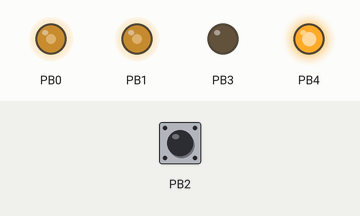
This sketch was run on a simulated ATtiny85, built with avr-gcc and run on an emulated ATtiny85. Parts: output pins drawn as LEDs (lit = HIGH). Inputs (shaded band) come from the test bench; at power-on: PB2 HIGH. Sleep ends after the set time or at an interrupt.

Above: at 0.8 s.
0.9 s: PB2 pulled LOW for 0.15 s
At 1.8 s:
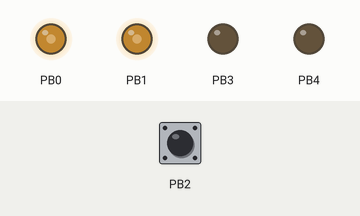
2.5 s: PB2 pulled LOW for 1 s
At 2.8 s:
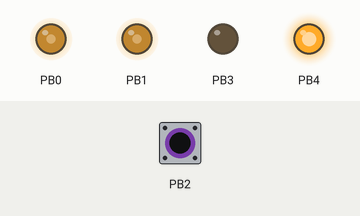
6.5 s: PB2 pulled LOW for 3.2 s
At 7.3 s:
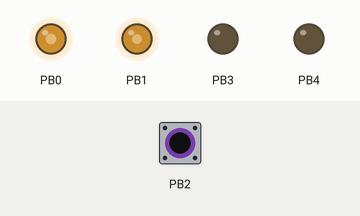
Timing chart, 0 to 9.5 s (numbered marks = the images above; inputs shaded):
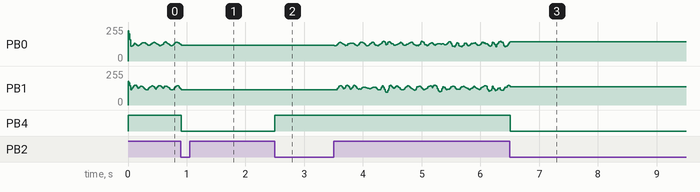

The sketch:

TinyCandle.ino
```cpp
// (licence header left out)
// ===================================================================================
// Libraries and Definitions
// ===================================================================================

// Libraries
#include <avr/io.h>               // for GPIO
#include <avr/sleep.h>            // for sleep modes
#include <avr/interrupt.h>        // for interrupts
#include <util/delay.h>           // for delays

// Pin definitions
#define LED0          PB0         // pin connected to LED 1/2
#define LED1          PB1         // pin connected to LED 3/4
#define BUTTON        PB2         // pin connected to button
#define UNUSEDPIN     PB3         // unused pin
#define MOSFET        PB4         // pin connected to MOSFET

// Less delay accuracy saves 16 bytes flash
#define __DELAY_BACKWARD_COMPATIBLE__ 1

// ===================================================================================
// Pseudo Random Number Generator (adapted from Łukasz Podkalicki)
// ===================================================================================

// Start state (any nonzero value will work)
uint16_t rn = 0xACE1;

// Pseudo random number generator
uint16_t prng(uint16_t maxvalue) {
  rn = (rn >> 0x01) ^ (-(rn & 0x01) & 0xB400);
  return(rn % maxvalue);
}

// ===================================================================================
// Candle Simulation Implementation (adapted from Mark Sherman)
// ===================================================================================

// Candle simulation parameters
#define MINUNCALM     ( 5 * 256)
#define MAXUNCALM     (60 * 256)
#define UNCALMINC     10
#define MAXDEV        100
#define CANDLEDELAY   15

// Some variables
int16_t centerx = MAXDEV;
int16_t centery = MAXDEV / 2;
int16_t xvel = 0;
int16_t yvel = 0;
uint16_t uncalm =   MINUNCALM;
int16_t uncalmdir = UNCALMINC;
uint8_t cnt = 0;

// Candle simulation
void updateCandle() {
  int16_t movx=0;
  int16_t movy=0;

  // Random trigger brightness oscillation, if at least half uncalm
  if(uncalm > (MAXUNCALM / 2)) {
    if(prng(2000) < 5) uncalm = MAXUNCALM * 2;  //occasional 'bonus' wind
  }

  // Random poke, intensity determined by uncalm value (0 is perfectly calm)
  movx = prng(uncalm >> 8) - (uncalm >> 9);
  movy = prng(uncalm >> 8) - (uncalm >> 9);

  // If reach most calm value, start moving towards uncalm
  if(uncalm < MINUNCALM) uncalmdir =  UNCALMINC;

  // If reach most uncalm value, start going towards calm
  if(uncalm > MAXUNCALM) uncalmdir = -UNCALMINC;
  uncalm += uncalmdir;

  // Move center of flame by the current velocity
  centerx += movx + (xvel >> 2);
  centery += movy + (yvel >> 2);

  // Range limits
  if(centerx < -MAXDEV) centerx = -MAXDEV;
  if(centerx >  MAXDEV) centerx =  MAXDEV;
  if(centery < -MAXDEV) centery = -MAXDEV;
  if(centery >  MAXDEV) centery =  MAXDEV;

  // Counter
  cnt++;
  if(!(cnt & 3)) {
    // Attenuate velocity 1/4 clicks
    xvel = (xvel * 999) / 1000;
    yvel = (yvel * 999) / 1000;
  }

  // Apply acceleration towards center, proportional to distance from center
  // (spring motion; hooke's law)
  xvel -= centerx;
  yvel -= centery;

  // Set LEDs
  OCR0A = 128 + centerx;
  OCR0B = 128 + centery;
}

// ===================================================================================
// Main Function
// ===================================================================================

// Main function
int main(void) {
  // PWM setup
  TCCR0A = (1<<COM0A1) | (1<<COM0B1)    // clear OC0A/OC0B on compare match, set at TOP
         | (1<<WGM01)  | (1<<WGM00);    // fast PWM 0x00 - 0xff
  TCCR0B = (1<<CS00);                   // start timer without prescaler

  // Setup pins
  DDRB   = (1<<LED0) | (1<<LED1)        // LED pins as output
         | (1<<MOSFET)                  // MOSFET pin as output
         | (1<<UNUSEDPIN);              // unused pin to output low to save power
  PORTB  = (1<<BUTTON) | (1<<MOSFET);   // pullup for button + MOSFET on

  // Setup pin change interrupt
  GIMSK = (1<<PCIE);                    // turn on pin change interrupts
  PCMSK = (1<<BUTTON);                  // pin change interrupt on button pin
  sei();                                // enable global interrupts

  // Disable unused peripherals to save power
  ADCSRA = 0;                           // disable ADC
  ACSR   = (1<<ACD);                    // disable analog comperator
  PRR    = (1<<PRADC);                  // shut down ADC
  set_sleep_mode (SLEEP_MODE_PWR_DOWN); // set sleep mode to power down

  // Main loop
  while(1) {
    updateCandle();                     // candle simulation
    if(~PINB & (1<<BUTTON)) {           // if button is pressed
      DDRB  &= ~((1<<LED0) | (1<<LED1));// LED pins as input (PWM off)
      PORTB &= ~(1<<MOSFET);            // switch off MOSFET
      _delay_ms(10);                    // debounce button
      while(~PINB & (1<<BUTTON));       // wait for button released
      _delay_ms(10);                    // debounce button
      sleep_mode();                     // sleep until button pressed
      DDRB  |= (1<<LED0) | (1<<LED1);   // LED pins as output (PWM on)
      PORTB |= (1<<MOSFET);             // switch on MOSFET
      _delay_ms(10);                    // debounce button
      while(~PINB & (1<<BUTTON));       // wait for button released
    }
  _delay_ms(CANDLEDELAY);               // delay
  }
}

// Pin change interrupt service routine
EMPTY_INTERRUPT(PCINT0_vect);           // nothing to be done here, just wake up from sleep
```

Measured:
- after the input at 0.9 s, PB0: goes on until 0.9 s, then stays 119/255; PB1: goes on until 0.9 s, then stays 116/255; PB4: HIGH → LOW at once
- after the input at 2.5 s, PB4: LOW → HIGH at once
- after the input at 6.5 s, PB0: goes on until 6.5 s, then stays 145/255; PB1: goes on until 6.5 s, then stays 138/255; PB4: HIGH → LOW at once
